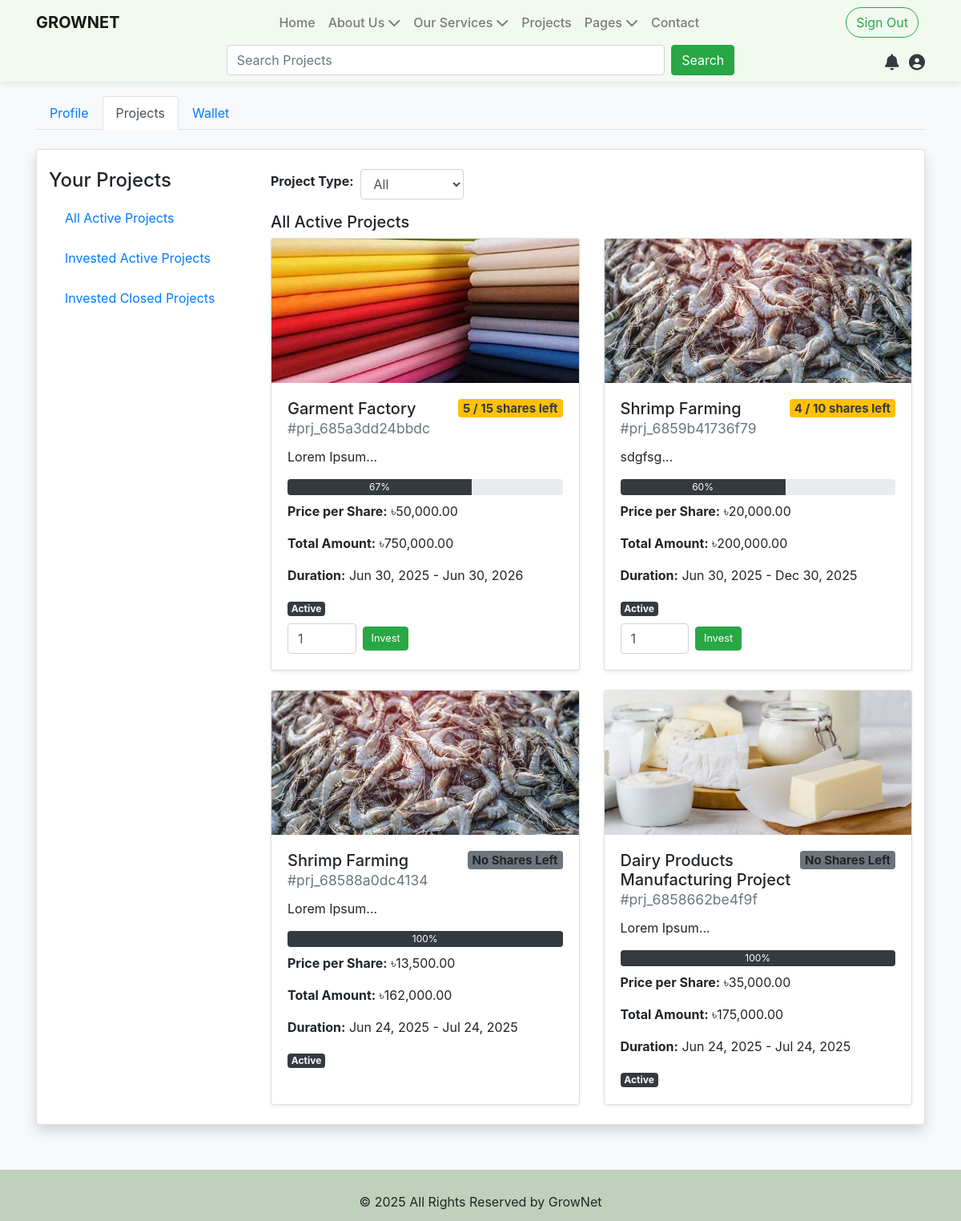
The app's page /index.php?page=dashboard&pages=userproject (signed in) with its own data.
### tables this page shows
CREATE TABLE `projects` (
  `id` int(10) NOT NULL,
  `uniqid` varchar(255) DEFAULT NULL,
  `project_name` varchar(100) NOT NULL,
  `description` text NOT NULL,
  `project_img` varchar(255) NOT NULL,
  `categoryId` int(10) NOT NULL,
  `project_type` enum('long_term','short_term') NOT NULL DEFAULT 'long_term',
  `created_at` timestamp NOT NULL DEFAULT current_timestamp(),
  `project_status` enum('pending','active','closed','approved','declined') NOT NULL,
  `owner_id` int(10) NOT NULL,
  `shares` int(10) UNSIGNED NOT NULL,
  `price_per_share` decimal(12,2) NOT NULL,
  `total_amount` decimal(12,2) DEFAULT NULL,
  `campaign_start` date DEFAULT NULL,
  `campaign_end` date DEFAULT NULL,
  `project_start` date DEFAULT NULL,
  `project_end` date DEFAULT NULL,
  `is_flexible_duration` tinyint(1) DEFAULT 0,
  `updated_at` timestamp NOT NULL DEFAULT current_timestamp() ON UPDATE current_timestamp(),
  `is_seen` tinyint(1) NOT NULL DEFAULT 0,
  `rejection_reason` text DEFAULT NULL,
  `avg_rating` decimal(3,2) DEFAULT 0.00,
  `review_count` int(11) DEFAULT 0
);

### config/class.user.php (called while the page is built, shortened)
<?php
class USER
{
	private $conn;
	public function __construct()
	{
		$database = new Database();
		$db = $database->dbConnection();
		$this->conn = $db;
	}
	public function runQuery($sql)
	{
		$stmt = $this->conn->prepare($sql);
		return $stmt;
	}
}
?>

### pages/user/userproject.php (the view, shortened to what this page needs)
<?php
require_once 'config/class.user.php';
$user = new USER();
$userId = $_SESSION['userSession'];
$typeStmt = $user->runQuery("
    SELECT ut.type_name
    FROM user_types ut
    INNER JOIN user_type_map utm ON ut.id = utm.type_id
    WHERE utm.user_id = :uid
");
$typeStmt->execute([':uid' => $userId]);
$userTypes = $typeStmt->fetchAll(PDO::FETCH_COLUMN);
$isInvestor = in_array('investor', $userTypes);
$isPartner = in_array('partner', $userTypes);
$isDonator = in_array('donator', $userTypes);
$typeWhere = '';
$typeParams = [];
$activeStmt = $user->runQuery("SELECT * FROM projects WHERE project_status = 'active' $typeWhere ORDER BY created_at DESC");
$activeStmt->execute($typeParams);
$allActiveProjects = $activeStmt->fetchAll(PDO::FETCH_ASSOC);
$investedProjects = [
    'active' => [],
    'closed' => [],
];
if ($isInvestor || $isPartner || $isDonator) {
    $investedStmt = $user->runQuery("
        SELECT p.* FROM projects p
        INNER JOIN share_orders so ON so.project_id = p.id
        WHERE so.user_id = :uid $typeWhere
        GROUP BY p.id
        ORDER BY p.created_at DESC
    ");
    $investedStmt->execute(array_merge([':uid' => $userId], $typeParams));
    foreach ($investedStmt->fetchAll(PDO::FETCH_ASSOC) as $p) {
        $status = strtolower($p['project_status']);
        if (isset($investedProjects[$status])) {
            $investedProjects[$status][] = $p;
        }
    }
}
?>
<div class="container-fluid card shadow">
    <div class="row">
        <div class="col-md-3 mt-4">
            <h4>Your Projects</h4>
            <ul class="list-group mb-3">
                <li class="list-group-item"><a href="?page=dashboard&pages=userproject">All Active Projects</a></li>
                <?php if ($isInvestor || $isPartner || $isDonator): ?>
                    <li class="list-group-item"><a href="#" onclick="showSection('invested-active')">Invested Active Projects</a></li>
                    <li class="list-group-item"><a href="#" onclick="showSection('invested-closed')">Invested Closed Projects</a></li>
                <?php endif; ?>
            </ul>
        </div>
        <div class="col-md-9 mt-4">
            <form method="get" class="mb-3 d-flex align-items-center gap-2">
                <label class="mr-2"><strong>Project Type:</strong></label>
                <select name="project_type" class="form-control w-auto" onchange="this.form.submit()">
                    <option value="">All</option>
                </select>
            </form>
            <div id="all-active-section" class="project-section">
                <h5>All Active Projects</h5>
                <div class="row">
                <?php foreach ($allActiveProjects as $p):
                    $imagePath = "admin/assets/projectimg/" . $p['project_img'];
                    $project_id = $p['id'];
                    $total_shares = (int)$p['shares'];
                    $orderStmt = $user->runQuery("SELECT SUM(shares_bought) AS total_sold FROM share_orders WHERE project_id = :pid");
                    $orderStmt->execute([':pid' => $project_id]);
                    $orderData = $orderStmt->fetch(PDO::FETCH_ASSOC);
                    $sold_shares = (int)($orderData['total_sold'] ?? 0);
                    $left_shares = $total_shares - $sold_shares;
                    $shareBadge = ($left_shares <= 0)
                        ? '<span class="badge bg-secondary">No Shares Left</span>'
                        : '<span class="badge bg-warning text-dark">'.$left_shares.' / '.$total_shares.' shares left</span>';
                    $percentage = ($total_shares > 0) ? round(($sold_shares / $total_shares) * 100) : 0;
                    $campaignStart = $p['campaign_start'] ? date('M d, Y', strtotime($p['campaign_start'])) : 'N/A';
                    $campaignEnd = $p['campaign_end'] ? date('M d, Y', strtotime($p['campaign_end'])) : 'N/A';
                    $durationText = ($p['campaign_start'] && $p['campaign_end'])
                        ? "<strong>Duration:</strong> $campaignStart - $campaignEnd"
                        : "<strong>Duration:</strong> N/A";
                ?>
                    <div class="col-md-6 mb-4">
                        <div class="card h-100 shadow-sm">
                            <img src="<?= $imagePath ?>" class="card-img-top" style="height: 180px; object-fit: cover;">
                            <div class="card-body">
                                <h5 class="card-title d-flex justify-content-between align-items-start">
                                    <div>
                                        <?= htmlspecialchars($p['project_name']) ?><br>
                                        <small class="text-muted">#<?= htmlspecialchars($p['uniqid']) ?></small>
                                    </div>
                                    <?= $shareBadge ?>
                                </h5>
                                <p class="card-text"><?= substr(strip_tags($p['description']), 0, 100) ?>...</p>
                                <div class="progress mb-2" style="height: 20px;">
                                    <div class="progress-bar bg-dark" role="progressbar" style="width: <?= $percentage ?>%;" aria-valuenow="<?= $percentage ?>" aria-valuemin="0" aria-valuemax="100">
                                        <?= $percentage ?>%
                                    </div>
                                </div>
                                <p><strong>Price per Share:</strong> ৳<?= number_format($p['price_per_share'], 2) ?></p>
                                <p><strong>Total Amount:</strong> ৳<?= number_format($p['total_amount'], 2) ?></p>
                                <p><?= $durationText ?></p>
                                <span class="badge bg-dark text-light"><?= ucfirst($p['project_status']) ?></span>
                                <?php if ($left_shares > 0): ?>
                                    <form method="post" action="pages/user/investProject.php" class="mt-2 d-flex align-items-center gap-2" onsubmit="return confirmInvest(this);">
                                        <input type="number" name="shares" min="1" max="<?= $left_shares ?>" value="1" class="form-control w-25" style="min-width:80px;" required>
                                        <button type="submit" class="btn btn-success btn-sm ml-2">Invest</button>
                                    </form>
                                <?php endif; ?>
                            </div>
                        </div>
                    </div>
                <?php endforeach; ?>
                </div>
            </div>
        </div>
    </div>
</div>

### assets/css/style.css (style rules this page uses)
body, html { height: 100%; margin: 0; padding: 0; background-color: #f8f9fa; scroll-behavior: smooth; }
.btn-sm { padding: .3rem .6rem; font-size: .8rem; border-radius: .25rem; }
.list-group-item { border: none; transition: box-shadow 0.2s, transform 0.2s; margin-bottom: 2px; border-radius: 4px; }

### records on screen
projects: project_img (picture), project_name "Garment Factory", uniqid "prj_685a3dd24bbdc", left_shares "5", shares "15", description "Lorem Ipsum", percentage "67", price_per_share "50,000.00", total_amount "750,000.00", campaign_start "Jun 30, 2025", campaign_end "Jun 30, 2026", project_status "Active"
projects: project_img (picture), project_name "Shrimp Farming", uniqid "prj_6859b41736f79", left_shares "4", shares "10", description "sdgfsg", percentage "60", price_per_share "20,000.00", total_amount "200,000.00", campaign_start "Jun 30, 2025", campaign_end "Dec 30, 2025", project_status "Active"
projects: project_img (picture), project_name "Shrimp Farming", uniqid "prj_68588a0dc4134", shares "No Shares Left", description "Lorem Ipsum", percentage "100", price_per_share "13,500.00", total_amount "162,000.00", campaign_start "Jun 24, 2025", campaign_end "Jul 24, 2025", project_status "Active"
projects: project_img (picture), project_name "Dairy Products Manufacturing Project", uniqid "prj_6858662be4f9f", shares "No Shares Left", description "Lorem Ipsum", percentage "100", price_per_share "35,000.00", total_amount "175,000.00", campaign_start "Jun 24, 2025", campaign_end "Jul 24, 2025", project_status "Active"
